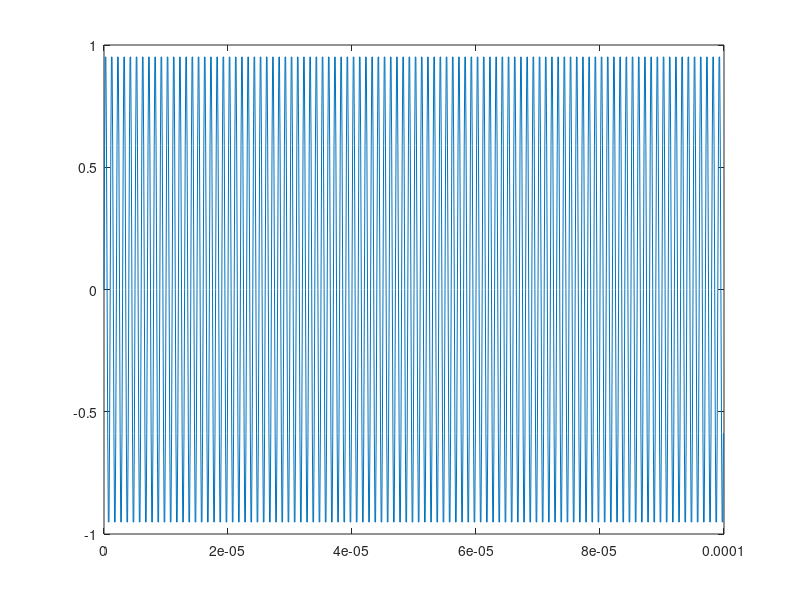
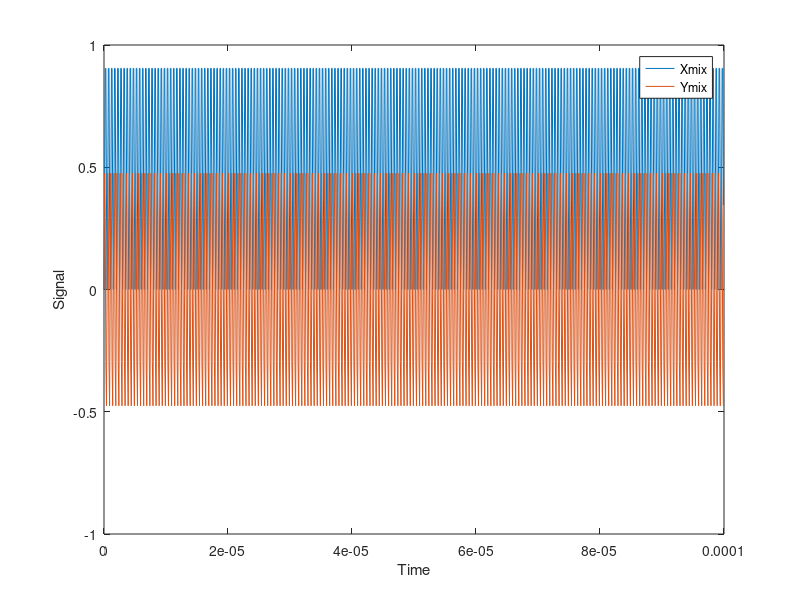
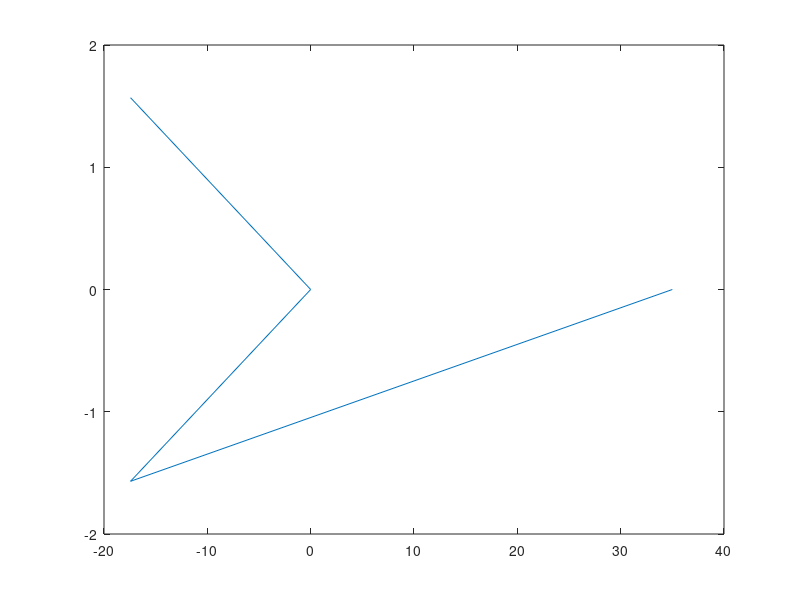
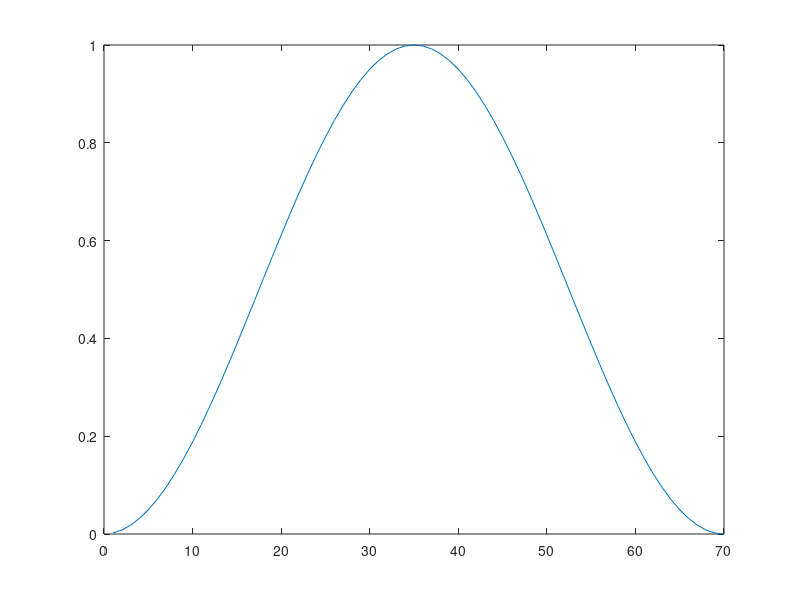

Write the MATLAB code that produced these figures, in order.
%% Code for getting I and Q
Fs = 10e6;
Ts = 1/Fs;

% Create sine and cosine waves
N = 1000;
tstep = Ts;
ftbase = (0:N) * Fs/N; % Fs*(0:tstep:N);

t = (0:N-1)*Ts;
S = sin(2*pi*1e6*t)+0*randn(1,N);
figure
plot(t,S)

% imix0 = zeros(2, N);
sine = sin(2*pi*1e6*t);
cosine = cos(2*pi*1e6*t);

Xmix = S.*sine;
Ymix = S.*cosine;

figure;
plot(t, Xmix);
hold on;
plot(t, Ymix);
hold off;
xlabel('Time');
ylabel('Signal');
legend('Xmix', 'Ymix');

hanning = zeros(1,N);

for i = 1:N
    hanning(i) = 0.5*(1-cos(2*pi*i/N));
end

h = zeros(1,70);

for i = 1:70
    h(i) = 0.5*(1-cos(2*pi*i/70));
end

figure
plot(fft(h))
figure
plot(h)

X = ifft(fft(Xmix).*fft(hanning));
Y = ifft(fft(Ymix).*fft(hanning));

figure;
plot(t, fft(hanning));
% hold on;
% plot(t, ifft(fft(Ymix)));
% hold off;
xlabel('Time');
ylabel('Signal');
% legend('X', 'Y');

R = sqrt(X.^2+Y.^2);
phi = atand(Y./X);

figure;
plot(t, R);
hold on;
plot(t, phi);
hold off;
xlabel('Time');
ylabel('Signal');
legend('R', '\phi');

% for i = 1:N
%     imix0(1,i) = cosine(i);
%     imix0(2,i) = sine(i);
% end
% 
% hann = zeros(1, N);
% 
% for i = 1:N
%     hann(i) = 0.5*(1-cos(2*pi*i/N));
% end
% 
% imix0 = imix0.*hann;
% 
% qmix0 = zeros(2, N);
% qmix0(1,:) = imix0(2,:).*(-1);
% qmix0(2,:) = imix0(1,:);
% 
% imix = reshape(imix0,2*N,1);
% qmix = reshape(qmix0,2*N,1);
% 
% iqout = zeros(1,samplesPerRecord);
% 
% for j = 1:samplesPerRecord
%     I = sum(P2(j).*imix);
%     Q = sum(P2(j).*qmix);
%     iqout(j) = complex(I,Q);
% end
% 
% figure
% plot(real(iqout))